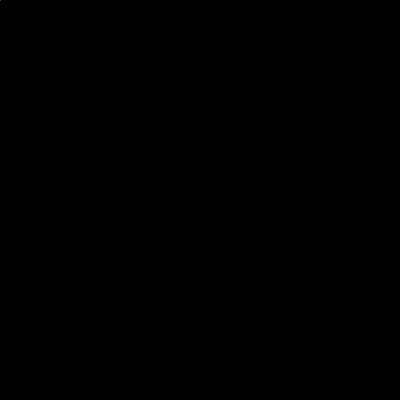
Frame 1 (no input)
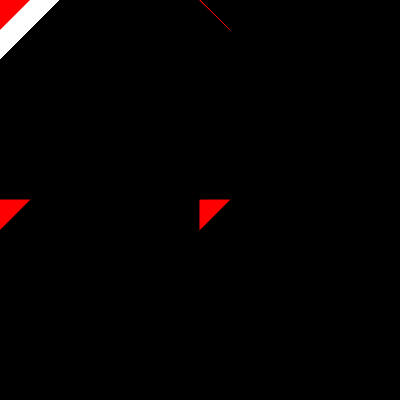
Frame 60 (no input)
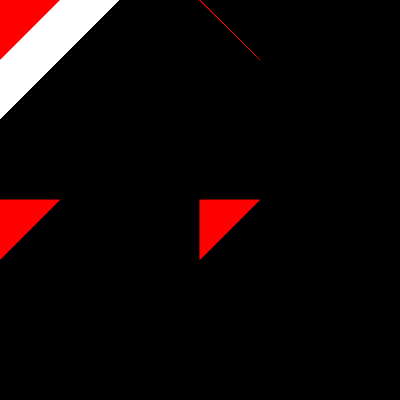
Frame 120 (the mouse pressed at the canvas centre since frame 60)

The p5.js sketch that drew these frames (run headless with seeded random() and noise() and a simulated clock; from frame 60 on, the mouse is pressed at the canvas centre):

// p5.js sketch
// ── sketch.js
// File: 061018

let pts1,pts2

let dirx1 = 1
let diry1 = 1
let dirx2 = 1
let diry2 = 1



function setup(){
  createCanvas(400,400)
  background(0)
  pts1 = createVector(0,0)
  pts2 = createVector(0,0)
}


function draw(){
  // background(0,10)
  // background(0,50)
  stroke(255)
  
  pts1.x = constrain(pts1.x, 0, width)
  pts2.y = constrain(pts2.y, 0, height)
  
  line(pts1.x, pts1.y, pts2.x, pts2.y)
  // TOP LEFT
  push()
  stroke(255,0,0)
  line(pts1.x/2, pts1.y/2, pts2.x/2, pts2.y/2)
  pop()
  // TOP RIGHT
  push()
  stroke(255,0,0)
  line((pts2.x/2)+(width/2), pts1.y/2,((pts1.x/2)+(width/2)) , pts2.y/2)
  pop()
  // BOTTOM LEFT
  push()
  stroke(255,0,0)
  line(pts1.x/2, (pts1.y/2) + (height/2), pts2.x/2, (pts2.y/2) + (height/2))
  pop()
  // BOTTOM RIGHT
  push()
  stroke(255,0,0)
  line((pts1.x/2) + (width/2), (pts1.y/2) + (height/2), (pts2.x/2) + (width/2), (pts2.y/2) + (height/2))
  pop()
  
  pts1.x += dirx1
  pts2.y += diry2
  
  
  if (pts1.x > width) {
      pts1.y += diry1
    if (pts1.y > height) {
      pts1.y = 0
      pts1.x = 0
    }
  }
  
  if (pts2.y > height) {
      pts2.x += dirx2
    if (pts2.x > width) {
      pts2.x = 0
      pts2.y = 0
    }
  }

  
}
